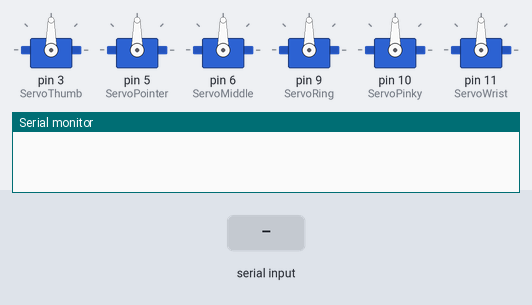
The sketch below on a simulated Arduino Uno, built with avr-gcc and run on an emulated ATmega328P. Parts: 6 × servo, the last lines printed to the serial monitor. The test bench sets the inputs (shaded band).

Above: at 1.2 s.
1.3 s: "Servo Values:\n" received over the second serial link
At 1.6 s:
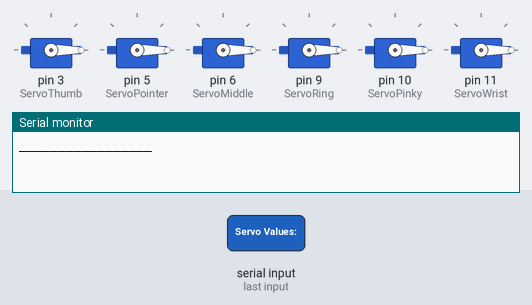
Timing chart, 0 to 4.3 s (numbered marks = the images above; inputs shaded):
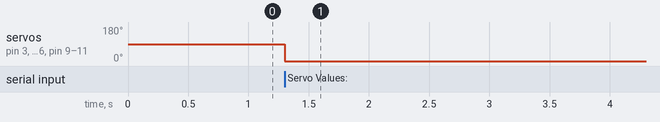

The sketch:

servo_raspberry.ino
```cpp
#include <SoftwareSerial.h>
#include <Servo.h>

SoftwareSerial RaspberrySerial(2, 3); // TX of Raspberry pi, RX of Raspberry pi

Servo ServoThumb;
Servo ServoPointer;
Servo ServoMiddle;
Servo ServoRing;
Servo ServoPinky;
Servo ServoWrist;

void setup() {
  Serial.begin(9600);
  ServoThumb.attach(3);
  ServoPointer.attach(5);
  ServoMiddle.attach(6);
  ServoRing.attach(9);
  ServoPinky.attach(10);
  ServoWrist.attach(11);
  RaspberrySerial.begin(9600);
}
int arr[6];
String temp = "";
int index = 0;
void loop()
{
  if (RaspberrySerial.available())
  {
    String line = RaspberrySerial.readStringUntil('\n');
    //Serial.println(line);
    if (line.startsWith("Servo Values:"))
    {
      index = 0;
      for (int i = 13; i < line.length(); i++)
      {
        if (line[i] != '\r')
        {
          if(line[i]!=',')
          {
            temp+=line[i];
          }
          else
          {
            arr[index]=temp.toInt();
            index++;
            temp="";
          }
        }
      }
    }

    ServoThumb.write(arr[0]);
    ServoPointer.write(arr[1]);
    ServoMiddle.write(arr[2]);
    ServoRing.write(arr[3]);
    ServoPinky.write(arr[4]);
    ServoWrist.write(arr[5]);

    for(int i = 0; i < index; i++)
    {
      Serial.print("Finger ");
      Serial.print(i);
      Serial.print(": ");
      Serial.println(arr[i]);
    }
    Serial.println("_________________");
  }
}
```

Measured:
- after the input at 1.3 s, servo on pin 3 (ServoThumb), servo on pin 5 (ServoPointer), servo on pin 6 (ServoMiddle), servo on pin 9 (ServoRing), servo on pin 10 (ServoPinky), servo on pin 11 (ServoWrist): 90° → 0° at once
